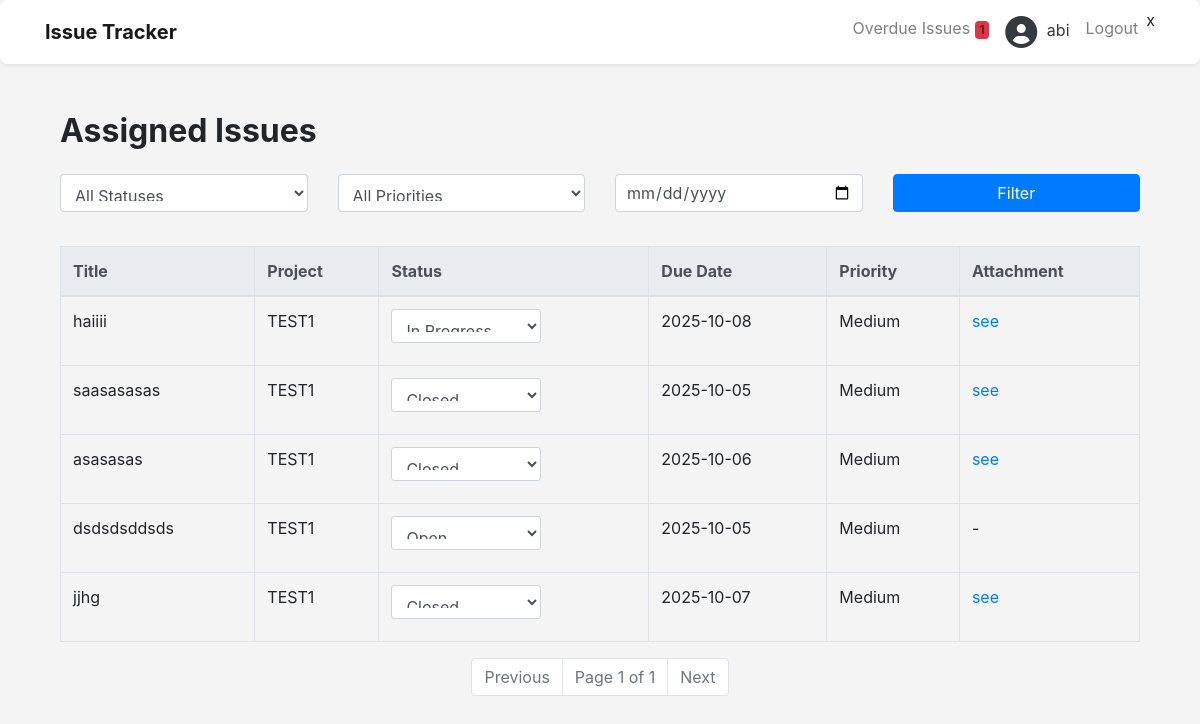
Screenshot of /assigned_issues/ (signed in) with the database file from the repository.
### chat/models.py (models this page shows, shortened)
class Issue(models.Model):
    STATUS_CHOICES = (
        ('Open', 'Open'),
        ('In Progress', 'In Progress'),
        ('Closed', 'Closed'),
    )
    PRIORITY_CHOICES = (
        ('Low', 'Low'),
        ('Medium', 'Medium'),
        ('High', 'High'),
    )
    title = models.CharField(max_length=255, null=True, blank=True)
    description = models.TextField(blank=True)
    status = models.CharField(max_length=20, choices=STATUS_CHOICES, default='Open')
    priority = models.CharField(max_length=10, choices=PRIORITY_CHOICES, default='Medium')
    due_date = models.DateTimeField(null=True, blank=True)
    created_by = models.ForeignKey(User, on_delete=models.CASCADE, related_name='created_issues', null=True, blank=True)
    assigned_to = models.ForeignKey(User, on_delete=models.SET_NULL, null=True, blank=True, related_name='assigned_issues')
    project = models.ForeignKey('Project', on_delete=models.CASCADE, related_name='issues', null=True, blank=True)
    attachment = models.FileField(upload_to='attachments/', null=True, blank=True)
    created_at = models.DateTimeField(auto_now_add=True, null=True, blank=True)
    updated_at = models.DateTimeField(auto_now=True, null=True, blank=True)

class Project(models.Model):
    name = models.CharField(max_length=255)
    organization = models.ForeignKey(Organization, on_delete=models.CASCADE, related_name='projects')

### chat/views.py (the view, shortened to what this page needs)
# urls.py: path('assigned_issues/', views.assigned_issues, name='assigned_issues'),
@login_required
def assigned_issues(request):
    issues = Issue.objects.filter(assigned_to=request.user).select_related('project', 'project__organization')
    status_filter = request.GET.get('status')
    priority_filter = request.GET.get('priority')
    due_date_filter = request.GET.get('due_date')
    if status_filter:
        issues = issues.filter(status=status_filter)
    if priority_filter:
        issues = issues.filter(priority=priority_filter)
    paginator = Paginator(issues.order_by('-created_at'), 10)
    page_number = request.GET.get('page')
    page_obj = paginator.get_page(page_number)
    return render(request, "assigned_issues.html", {
        "page_obj": page_obj,
        "statuses": ['Open', 'In Progress', 'Closed'],
        "status_filter": status_filter,
        "priority_filter": priority_filter,
        "due_date_filter": due_date_filter
    })

### chat/context_processors.py (called while the page is built)
def overdue_issues_count(request):
    if request.user.is_authenticated:
        count = Issue.objects.filter(
            assigned_to=request.user,
            due_date__lt=timezone.now(),
            status__in=['Open', 'In Progress']
        ).count()
    else:
        count = 0
    return {'overdue_issues_count': count}

### templates/assigned_issues.html (shortened to what this page needs)
{% extends 'base.html' %}
{% block content %}
<div class="container mt-5">
    <h2 class="mb-4">Assigned Issues</h2>
    <form method="get" class="row g-2 mb-4">
        <div class="col-md-3">
            <select name="status" class="form-control">
                <option value="">All Statuses</option>
            </select>
        </div>
        <div class="col-md-3">
            <select name="priority" class="form-control">
                <option value="">All Priorities</option>
            </select>
        </div>
        <div class="col-md-3">
            <input type="date" name="due_date" value="{{ due_date_filter }}" class="form-control">
        </div>
        <div class="col-md-3">
            <button type="submit" class="btn btn-primary w-100">Filter</button>
        </div>
    </form>
    <div class="table-responsive" style="max-height:600px; overflow-y:auto;">
        <table class="table table-bordered table-hover">
            <thead class="thead-light">
                <tr>
                    <th>Title</th>
                    <th>Project</th>
                    <th>Status</th>
                    <th>Due Date</th>
                    <th>Priority</th>
                    <th>Attachment</th>
                </tr>
            </thead>
            <tbody id="issues-body">
                {% for issue in page_obj %}
                <tr id="issue-{{ issue.id }}">
                    <td>{{ issue.title }}</td>
                    <td>{{ issue.project.name }}</td>
                    <td>
                        <select class="status-select form-control form-control-sm" data-issue-id="{{ issue.id }}">
                            {% for s in statuses %}
                                <option value="{{ s }}" {% if issue.status == s %}selected{% endif %}>{{ s }}</option>
                            {% endfor %}
                        </select>
                    </td>
                    <td>{% if issue.due_date %}{{ issue.due_date|date:"Y-m-d" }}{% else %}-{% endif %}</td>
                    <td>{{ issue.priority }}</td>
                    <td>
                        {% if issue.attachment %}
                            <a href="{{ issue.attachment.url }}" target="_blank">see</a>
                        {% else %}
                            -
                        {% endif %}
                    </td>
                </tr>
                {% empty %}
                <tr>
                    <td colspan="6" class="text-center">No assigned issues found.</td>
                </tr>
                {% endfor %}
            </tbody>
        </table>
    </div>
    <nav aria-label="Page navigation">
        <ul class="pagination justify-content-center">
            {% if page_obj.has_previous %}
                <li class="page-item">
                    <a class="page-link" href="?page={{ page_obj.previous_page_number }}&status={{ status_filter }}&priority={{ priority_filter }}&due_date={{ due_date_filter }}">Previous</a>
                </li>
            {% else %}
                <li class="page-item disabled"><span class="page-link">Previous</span></li>
            {% endif %}
            <li class="page-item disabled"><span class="page-link">Page {{ page_obj.number }} of {{ page_obj.paginator.num_pages }}</span></li>
            {% if page_obj.has_next %}
                <li class="page-item">
                    <a class="page-link" href="?page={{ page_obj.next_page_number }}&status={{ status_filter }}&priority={{ priority_filter }}&due_date={{ due_date_filter }}">Next</a>
                </li>
            {% else %}
                <li class="page-item disabled"><span class="page-link">Next</span></li>
            {% endif %}
        </ul>
    </nav>
</div>
{% endblock %}

### templates/base.html (shortened to what this page needs)
<!DOCTYPE html>
<html lang="en">
<head>
    <link href="https://stackpath.bootstrapcdn.com/bootstrap/4.5.2/css/bootstrap.min.css" rel="stylesheet">
    <link rel="stylesheet" href="https://cdnjs.cloudflare.com/ajax/libs/font-awesome/6.0.0-beta3/css/all.min.css">
</head>
<body>
<nav class="navbar navbar-expand-lg navbar-light bg-white shadow-sm">
    <div class="container">
        <a class="navbar-brand" href="{% url 'home' %}">Issue Tracker</a>
        <div class="collapse navbar-collapse justify-content-end" id="navbarNav">
            <ul class="navbar-nav">
                {% if user.is_authenticated %}
                <li class="nav-item">
                    <a class="nav-link" href="{% url 'home' %}">
                        Overdue Issues
                        {% if overdue_issues_count > 0 %}
                            <span class="badge bg-danger">{{ overdue_issues_count }}</span>
                        {% endif %}
                    </a>
                </li>
    <li class="nav-item">
        <a class="nav-link text-dark" href="#">
            <i class="fas fa-user-circle profile-icon"></i>
            {{ user.username }}
        </a>
    </li>
    <li class="nav-item">
        <a class="nav-link" href="{% url 'logout' %}">Logout</a>
    </li>
{% endif %}
x
            </ul>
        </div>
    </div>
</nav>
    <div class="container">
        {% block content %}{% endblock %}
    </div>
</body>
</html>

### templates/base.html (style rules this page uses)
body { background-color: #f4f4f4; }
.navbar-brand { font-weight: bold; }
.profile-icon { width: 30px; height: 30px; border-radius: 50%; object-fit: cover; }
.bg-white { background-color: white; border-radius: 8px; box-shadow: 0 0 10px rgba(0, 0, 0, 0.1); }
h2 { margin-bottom: 20px; font-weight: 700; }
.form-control { margin-bottom: 10px; padding: 10px; font-size: 16px; }
.text-dark { color: #333; }
.profile-icon { font-size: 32px; width: 32px; height: 32px; vertical-align: middle; margin-right: 5px; }

### templates/assigned_issues.html (style rules this page uses)
.status-select { width: 150px; }

### rows the page displays
Issue: title "haiiii", project.name "TEST1", status+id "In Progress", due_date "2025-10-08", priority "Medium"
Issue: title "saasasasas", project.name "TEST1", status+id "Closed", due_date "2025-10-05", priority "Medium"
Issue: title "asasasas", project.name "TEST1", status+id "Closed", due_date "2025-10-06", priority "Medium"
Issue: title "dsdsdsddsds", project.name "TEST1", status+id "Open", due_date "2025-10-05", priority "Medium"
Issue: title "jjhg", project.name "TEST1", status+id "Closed", due_date "2025-10-07", priority "Medium"

### other values shown
{{ overdue_issues_count }} "1"
{{ user.username }} "abi"
{{ page_obj.number }} "1"
{{ page_obj.paginator.num_pages }} "1"
